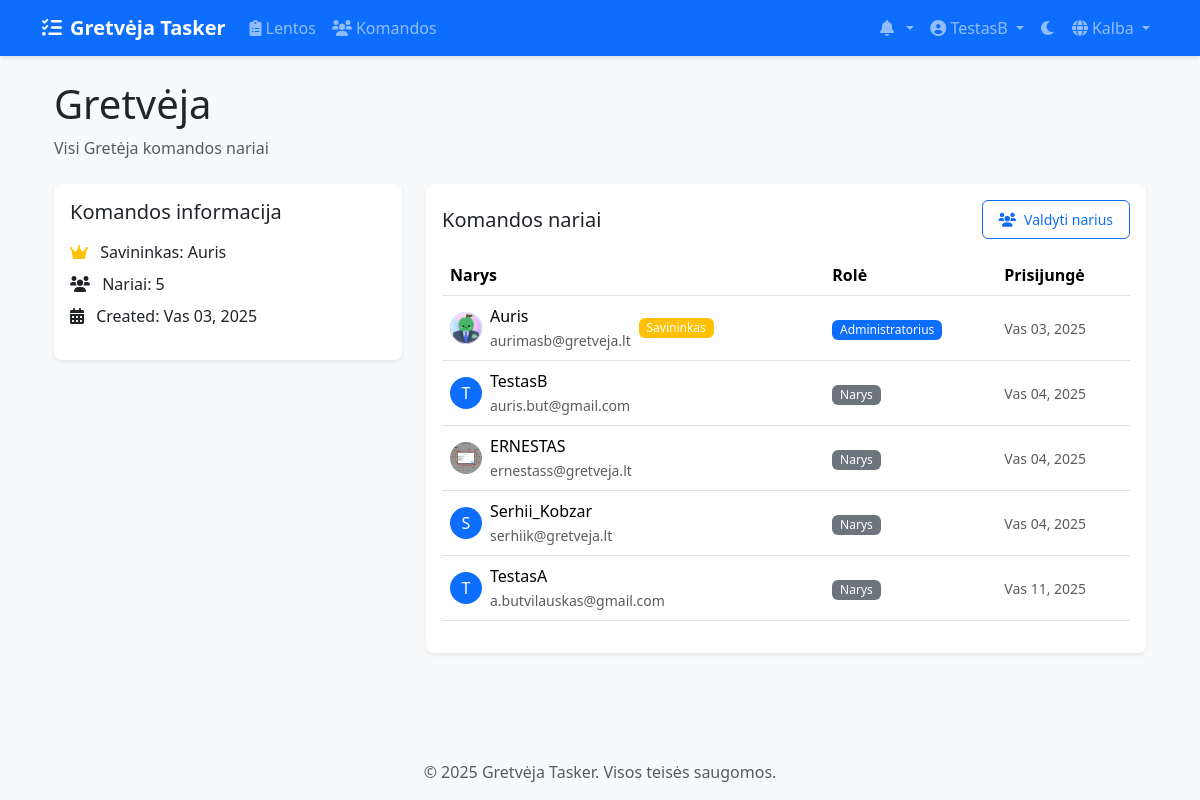
Screenshot of /lt/teams/1/ (signed in) with the database file from the repository.
### accounts/models.py (models this page shows, shortened)
class CustomUser(AbstractUser):
    email = models.EmailField(_('email address'), unique=True)
    avatar = models.ImageField(upload_to='avatars/', null=True, blank=True)
    bio = models.TextField(max_length=500, blank=True)
    theme_preference = models.CharField(
        max_length=10,
        choices=[('light', 'Light'), ('dark', 'Dark')],
        default='light'
    )
    notification_preferences = models.JSONField(
        default=dict,
        help_text=_('User notification preferences')
    )
    class Meta:
        verbose_name = _('user')
        verbose_name_plural = _('users')

### teams/models.py (models this page shows, shortened)
class Team(models.Model):
    name = models.CharField(max_length=100)
    description = models.TextField(blank=True)
    created_at = models.DateTimeField(auto_now_add=True)
    updated_at = models.DateTimeField(auto_now=True)
    owner = models.ForeignKey(
        settings.AUTH_USER_MODEL,
        on_delete=models.CASCADE,
        related_name='owned_teams'
    )
    members = models.ManyToManyField(
        settings.AUTH_USER_MODEL,
        through='TeamMembership',
        related_name='teams'
    )

class TeamMembership(models.Model):
    ROLE_CHOICES = [
        ('member', 'Member'),
        ('admin', 'Admin'),
    ]
    team = models.ForeignKey(Team, on_delete=models.CASCADE)
    user = models.ForeignKey(settings.AUTH_USER_MODEL, on_delete=models.CASCADE)
    role = models.CharField(max_length=20, choices=ROLE_CHOICES, default='member')
    joined_at = models.DateTimeField(auto_now_add=True)
    class Meta:
        unique_together = ('team', 'user')

### teams/views/team_views.py (the view)
# urls.py: path('<int:team_id>/', views.team_detail, name='team_detail'),
@login_required
def team_detail(request, team_id):
    team = get_object_or_404(Team, id=team_id)
    if not team.members.filter(id=request.user.id).exists():
        messages.error(request, "You don't have access to this team.")
        return redirect('teams:team_list')
    members = TeamService.get_member_info(team)
    pending_invitations = team.invitations.filter(status='pending') if can_manage_team(request.user, team) else None
    return render(request, 'teams/team_detail.html', {
        'team': team,
        'members': members,
        'pending_invitations': pending_invitations,
        'is_admin': can_manage_team(request.user, team)
    })

### teams/permissions.py (called while the page is built)
def is_team_admin(user, team):
    return team.teammembership_set.filter(
        user=user,
        role='admin'
    ).exists()

def can_manage_team(user, team):
    return team.owner == user or is_team_admin(user, team)

### teams/services/team_service.py (called while the page is built)
    @staticmethod
    def get_member_info(team):
        return team.teammembership_set.all().select_related('user')

### templates/teams/team_detail.html (shortened to what this page needs)
{% extends 'base.html' %}
{% load static %}
{% load i18n %}
{% block content %}
<div class="container">
    <div class="d-flex justify-content-between align-items-start mb-4">
        <div>
            <h1 class="mb-2">{{ team.name }}</h1>
            <p class="text-muted mb-0">{{ team.description }}</p>
        </div>
    </div>
    <div class="row">
        <div class="col-md-4 mb-4">
            <div class="card shadow-sm">
                <div class="card-body">
                    <h5 class="card-title mb-3">{% trans "Team Information" %}</h5>
                    <ul class="list-unstyled">
                        <li class="mb-2">
                            <i class="fas fa-crown text-warning me-2"></i>
                            {% trans "Owner" %}: {{ team.owner.username }}
                        </li>
                        <li class="mb-2">
                            <i class="fas fa-users me-2"></i>
                            {% trans "Members" %}: {{ members.count }}
                        </li>
                        <li class="mb-2">
                            <i class="fas fa-calendar-alt me-2"></i>
                            {% trans "Created" %}: {{ team.created_at|date:"M d, Y" }}
                        </li>
                    </ul>
                </div>
            </div>
        </div>
        <div class="col-md-8">
            <div class="card shadow-sm">
                <div class="card-body">
                    <div class="d-flex justify-content-between align-items-center mb-3">
                        <h5 class="card-title mb-0">{% trans "Team Members" %}</h5>
                        <a href="{% url 'teams:team_members' team_id=team.id %}" class="btn btn-outline-primary btn-sm">
                            <i class="fas fa-users me-2"></i>{% trans "Manage Members" %}
                        </a>
                    </div>
                    <div class="table-responsive">
                        <table class="table table-hover align-middle">
                            <thead>
                                <tr>
                                    <th>{% trans "Member" %}</th>
                                    <th>{% trans "Role" %}</th>
                                    <th>{% trans "Joined" %}</th>
                                </tr>
                            </thead>
                            <tbody>
                                {% for membership in members %}
                                <tr>
                                    <td>
                                        <div class="d-flex align-items-center">
                                            {% if membership.user.avatar %}
                                                <img src="{{ membership.user.avatar.url }}" alt="Avatar"
                                                     class="rounded-circle me-2" width="32" height="32">
                                            {% else %}
                                                <div class="rounded-circle bg-primary text-white d-flex align-items-center justify-content-center me-2"
                                                     style="width: 32px; height: 32px;">
                                                    {{ membership.user.username|make_list|first|upper }}
                                                </div>
                                            {% endif %}
                                            <div>
                                                <div>{{ membership.user.username }}</div>
                                                <small class="text-muted">{{ membership.user.email }}</small>
                                            </div>
                                            {% if membership.user == team.owner %}
                                                <span class="badge bg-warning ms-2">{% trans "Owner" %}</span>
                                            {% endif %}
                                        </div>
                                    </td>
                                    <td>
                                        <span class="badge {% if membership.role == 'admin' %}bg-primary{% else %}bg-secondary{% endif %}">
                                            {% if membership.role == 'admin' %}{% trans "Admin" %}{% else %}{% trans "Member" %}{% endif %}
                                        </span>
                                    </td>
                                    <td>
                                        <small class="text-muted">
                                            {{ membership.joined_at|date:"M d, Y" }}
                                        </small>
                                    </td>
                                </tr>
                                {% endfor %}
                            </tbody>
                        </table>
                    </div>
                </div>
            </div>
        </div>
    </div>
</div>
{% endblock %}

### templates/base.html (shortened to what this page needs)
{% load static %}
{% load compress %}
{% load i18n %}
<!DOCTYPE html>
<html lang="{{ LANGUAGE_CODE }}" data-bs-theme="light">
<head>
    <link href="https://cdn.jsdelivr.net/npm/bootstrap@5.3.2/dist/css/bootstrap.min.css" rel="stylesheet">
    <link href="https://cdnjs.cloudflare.com/ajax/libs/font-awesome/6.0.0/css/all.min.css" rel="stylesheet">
    <link href="https://cdn.jsdelivr.net/npm/select2@4.1.0-rc.0/dist/css/select2.min.css" rel="stylesheet">
    <link href="https://cdn.jsdelivr.net/npm/select2-bootstrap-5-theme@1.3.0/dist/select2-bootstrap-5-theme.min.css" rel="stylesheet">
    {% compress css %}
    <link href="{% static 'css/style.css' %}" rel="stylesheet">
    {% endcompress %}
</head>
<body>
    <nav class="navbar navbar-expand-lg navbar-dark bg-primary">
        <div class="container">
            <a class="navbar-brand" href="{% url 'home' %}">
                <i class="fas fa-tasks me-2"></i>{% trans "Gretvėja Tasker" %}
            </a>
            <div class="collapse navbar-collapse" id="navbarNav">
                <ul class="navbar-nav me-auto">
                    {% if user.is_authenticated %}
                        <li class="nav-item">
                            <a class="nav-link" href="{% url 'boards:board_list' %}">
                                <i class="fas fa-clipboard-list me-1"></i>{% trans "Boards" %}
                            </a>
                        </li>
                        <li class="nav-item">
                            <a class="nav-link" href="{% url 'teams:team_list' %}">
                                <i class="fas fa-users me-1"></i>{% trans "Teams" %}
                            </a>
                        </li>
                    {% endif %}
                </ul>
                <ul class="navbar-nav">
                    {% if user.is_authenticated %}
                        <li class="nav-item dropdown">
                            <a class="nav-link dropdown-toggle" href="#" id="notificationsDropdown" role="button" data-bs-toggle="dropdown">
                                <i class="fas fa-bell me-1"></i>
                            </a>
                        </li>
                        <li class="nav-item dropdown">
                            <a class="nav-link dropdown-toggle" href="#" id="userDropdown" role="button" data-bs-toggle="dropdown">
                                {% if user.avatar %}
                                    <img src="{{ user.avatar.url }}" alt="{% trans 'Avatar' %}" class="rounded-circle" width="24" height="24">
                                {% else %}
                                    <i class="fas fa-user-circle"></i>
                                {% endif %}
                                {{ user.username }}
                            </a>
                        </li>
                    {% endif %}
                    <li class="nav-item">
                        <button class="btn nav-link" id="theme-toggle">
                            <i class="fas fa-moon"></i>
                        </button>
                    </li>
                    <li class="nav-item dropdown">
                        <a class="nav-link dropdown-toggle" href="#" id="languageDropdown" role="button" data-bs-toggle="dropdown">
                            <i class="fas fa-globe me-1"></i>{% trans "Language" %}
                        </a>
                                {% get_current_language as CURRENT_LANGUAGE %}
                                {% get_available_languages as LANGUAGES %}
                    </li>
                </ul>
            </div>
        </div>
    </nav>
    <main class="container my-4">
        {% block content %}{% endblock %}
    </main>
    <footer class="footer mt-auto py-3 bg-light">
        <div class="container text-center">
            <span class="text-muted">© {% now "Y" %} Gretvėja Tasker. {% trans "All rights reserved." %}</span>
        </div>
    </footer>
</body>
</html>

### static/css/style.css (style rules this page uses)
:root { --primary-color: #0d6efd; --secondary-color: #6c757d; --success-color: #198754; --info-color: #0dcaf0; --warning-color: #ffc107; --danger-color: #dc3545; --light-color: #f8f9fa; --dark-color: #212529; --todo-color: #ff6b6b; --doing-color: #ffd93d; --done-color: #6bcb77; --rejected-color: #4d96ff; }
body { min-height: 100vh; display: flex; flex-direction: column; background-color: var(--bs-gray-100); }
main { flex: 1; }
.navbar { box-shadow: 0 2px 4px rgba(0,0,0,0.1); }
.navbar-brand { font-weight: bold; }
.card { border-radius: 0.5rem; box-shadow: 0 0.125rem 0.25rem rgba(0,0,0,0.075); transition: transform 0.2s ease-in-out; border: none; }
.btn { border-radius: 0.375rem; padding: 0.5rem 1rem; font-weight: 500; transition: all 0.2s ease; }

### templates/teams/team_detail.html (style rules this page uses)
.table td { vertical-align: middle; }
.badge { font-weight: 500; }

### rows the page displays
CustomUser: username "TestasB"
Team: name "Gretvėja", description "Visi Gretėja komandos nariai", owner.username "Auris", created_at "Vas 03, 2025"
TeamMembership: user.avatar (picture), user.username "Auris", user.email "aurimasb@gretveja.lt", joined_at "Vas 03, 2025"
TeamMembership: user.username|make_list "T", user.username "TestasB", user.email "auris.but@gmail.com", joined_at "Vas 04, 2025"
TeamMembership: user.avatar (picture), user.username "ERNESTAS", user.email "ernestass@gretveja.lt", joined_at "Vas 04, 2025"
TeamMembership: user.username|make_list "S", user.username "Serhii_Kobzar", user.email "serhiik@gretveja.lt", joined_at "Vas 04, 2025"
TeamMembership: user.username|make_list "T", user.username "TestasA", user.email "a.butvilauskas@gmail.com", joined_at "Vas 11, 2025"

### other values shown
{{ members.count }} "5"
